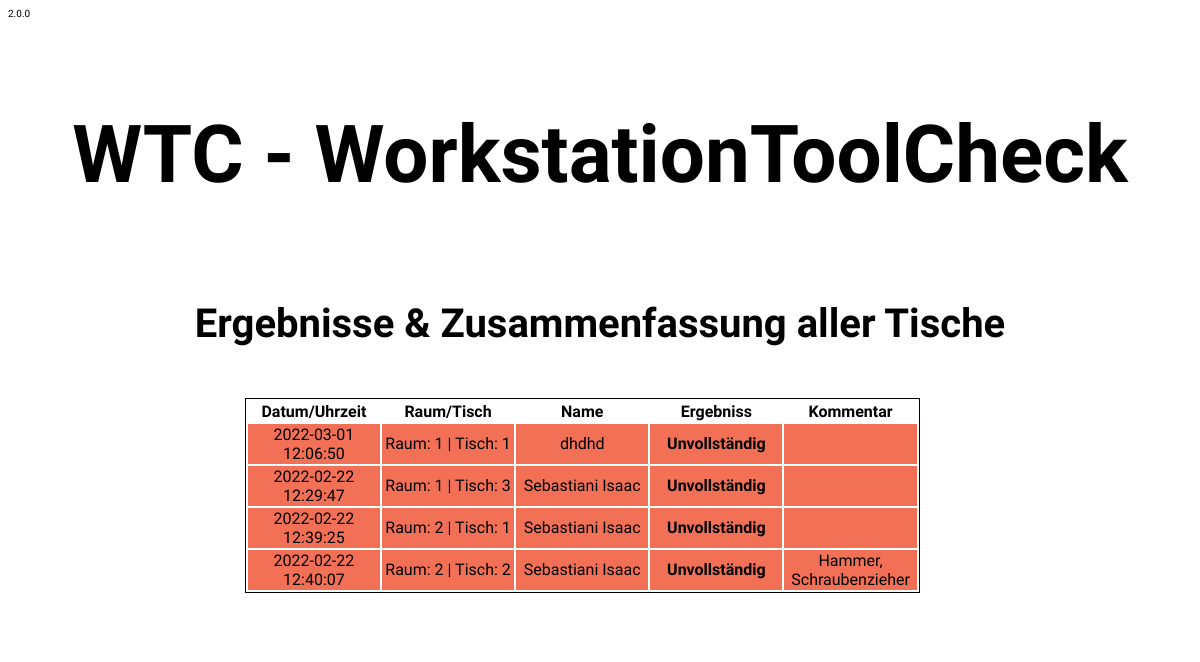
Screenshot of /WebApp/erg.php with the database file from the repository.
### tables this page shows
CREATE TABLE `tblscan` (
  `scanId` int(11) NOT NULL,
  `scanName` varchar(50) NOT NULL,
  `scanTischId` int(11) NOT NULL,
  `scanErgebniss` tinyint(1) NOT NULL,
  `scanKommentar` varchar(250) DEFAULT NULL,
  `scanTime` timestamp NOT NULL DEFAULT current_timestamp() ON UPDATE current_timestamp()
);

CREATE TABLE `tbltisch` (
  `tischId` int(11) NOT NULL,
  `tischRaumId` int(11) NOT NULL,
  `tischNummer` int(11) NOT NULL
);

### WebApp/ver.php (called while the page is built)
<?php
    $ver = "2.0.0"
?>

### WebApp/erg.php (the view, shortened to what this page needs)
<!DOCTYPE HTML>
<html>
    <head>
        <link href="Styles/tisch.css" rel="stylesheet">
    </head>
    <body>
        <div id="container">
        <?php
            require_once("ver.php")
        ?>
        <div id="ver" class="ver"><?=$ver?></div>
        <div id="titel">
            <a href="index.php"><h1>WTC - WorkstationToolCheck</h1></a>
        </div>
        <div id=tisch_aus>
            <h1>Ergebnisse & Zusammenfassung aller Tische</h1>
        </div>
        <div id="output1">
            <div id="tablediv">
                <table id="tables">
                    <tr>
                        <th>Datum/Uhrzeit</th>
                        <th>Raum/Tisch</th>
                        <th>Name</th>
                        <th>Ergebniss</th>
                        <th>Kommentar</th>
                    </tr>
                <?php
                require_once("dbCon.php");
                $tischIds = $pdo->prepare("SELECT tischId, tischRaumId, tischNummer from tblTisch ORDER BY tischRaumId, tischNummer limit 30");
                $tischIds->execute();
                foreach($tischIds->fetchAll() as $tischId){
                    $scanErgebnisse = $pdo->prepare("SELECT scanName, scanErgebniss, scanKommentar, scanTime from tblScan where scanTischId = ? ORDER BY scanTime DESC LIMIT 1");
                    $scanErgebnisse->execute([$tischId['tischId']]);
                    foreach ($scanErgebnisse->fetchAll() as $row){
                        if ($row['scanErgebniss'] === 1){
                            $ergebniss = "Vollständig";
                            $class = "backgroundGreen";
                        }
                        else {
                            $ergebniss = "<b>Unvollständig</b>";
                            $class = "backgroundRed";
                        }
                        echo "<tr id='".$class."'>";
                        echo "<td>" .$row['scanTime']. "</td>";
                        echo "<td> Raum: " .$tischId['tischRaumId']. " | Tisch: " .$tischId['tischNummer']. "</td>";
                        echo "<td>" .$row['scanName']. "</td>";
                        echo "<td>" .$ergebniss. "</td>";
                        echo "<td>" .$row['scanKommentar']. "</td>";
                        echo "</tr>";
                    }
                }
                ?>
                </table>
            </div>
        </div>
        <div id=placeholder>
        </div>
</body>
</html>

### WebApp/Styles/tisch.css (style rules this page uses)
body { background-size: cover; background-attachment: fixed; }
#titel { height: 100%; width: 100%; margin: 0 auto; text-align: center; padding-left: auto; padding-top: 3%; clear: both; font-size: 30pt; font-family: 'Mohave', sans-serif; }
#titel > a { text-decoration: none; color: black; }
#container { background-color: white; width: 100%; height: 100%; margin: auto; }
#tisch_aus { height: 100%; width: 100%; text-align: center; padding-top: 1.5%; padding-bottom: 2%; font-size: 15pt; font-family: 'Mohave', sans-serif; }
#tablediv { width: 100%; float: left; font-family: 'Mohave', sans-serif; margin-bottom: 6%; }
#tables { text-align: center; table-layout: fixed; border-width: 1px; border-color: black; border-style: solid; align-self: center; width: 95%; }
#backgroundRed { background-color: #f17056; }
#output1 { padding-left: 20%; margin-bottom: 10%; padding-right: 20%; }
#placeholder { padding-top: 10%; }
#ver { text-align: left; font-size: x-small; font-family: 'Mohave', sans-serif; width: 40px; }

### rows the page displays
tblscan: scanTime "2022-03-01 12:06:50", scanTischId.tischRaumId "1", scanTischId.tischNummer "1", scanName "dhdhd", scanErgebniss "Unvollständig"
tblscan: scanTime "2022-02-22 12:29:47", scanTischId.tischRaumId "1", scanTischId.tischNummer "3", scanName "Sebastiani Isaac", scanErgebniss "Unvollständig"
tblscan: scanTime "2022-02-22 12:39:25", scanTischId.tischRaumId "2", scanTischId.tischNummer "1", scanName "Sebastiani Isaac", scanErgebniss "Unvollständig"
tblscan: scanTime "2022-02-22 12:40:07", scanTischId.tischRaumId "2", scanTischId.tischNummer "2", scanName "Sebastiani Isaac", scanErgebniss "Unvollständig", scanKommentar "Hammer, Schraubenzieher"

### other values shown
$ver "2.0.0"
